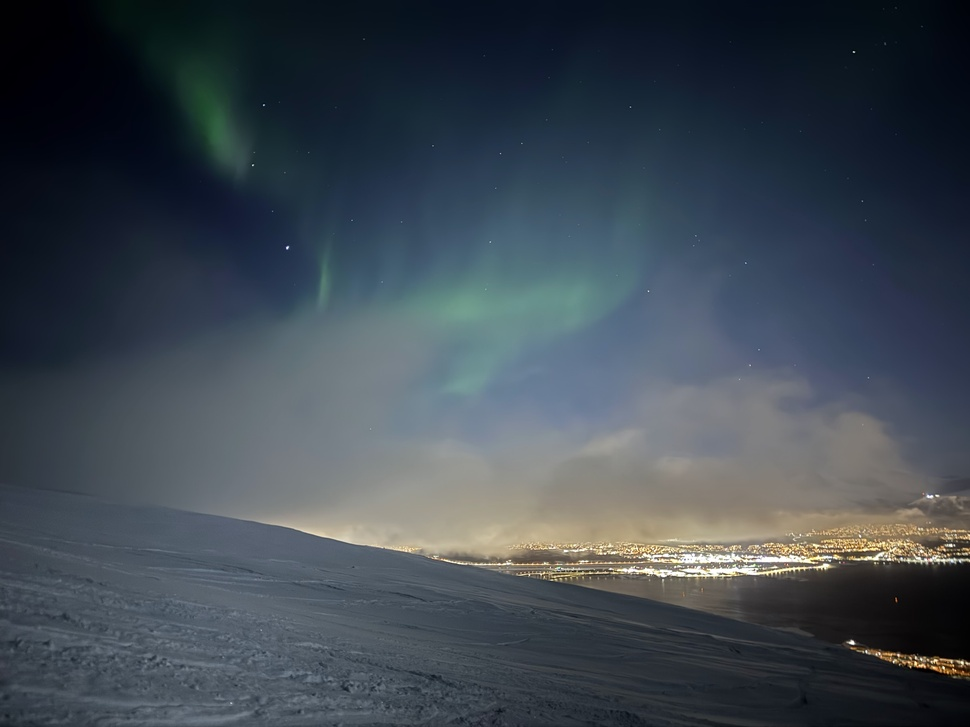
#> input picture calibration_images/IMG_5158.jpg, 970 x 727 px, shrunk from 3448 x 2586 before the run
$ python python_sep_detector.py ../calibration_images/IMG_5158.jpg
#> lines starting #> are read from the running program, lines starting #| are printed output that depends on the picture
#!/usr/bin/env python3
"""Offline report-only SEP comparison.

The browser GUI must not depend on Python or SEP. This helper is intentionally
used only by tools/star_detector_oracle_report.js for test report generation.
"""

import argparse
import json
import sys
import time

import numpy as np
from PIL import Image
import sep


def image_to_gray(filename):
#> called with filename = '../calibration_images/IMG_5158.jpg'
    image = Image.open(filename).convert("RGB")
#> image is the input picture: PIL image 970x727 RGB; mean R, G, B 62.8, 72.1, 81.1
    rgb = np.asarray(image, dtype=np.float32)
    return 0.2126 * rgb[:, :, 0] + 0.7152 * rgb[:, :, 1] + 0.0722 * rgb[:, :, 2]
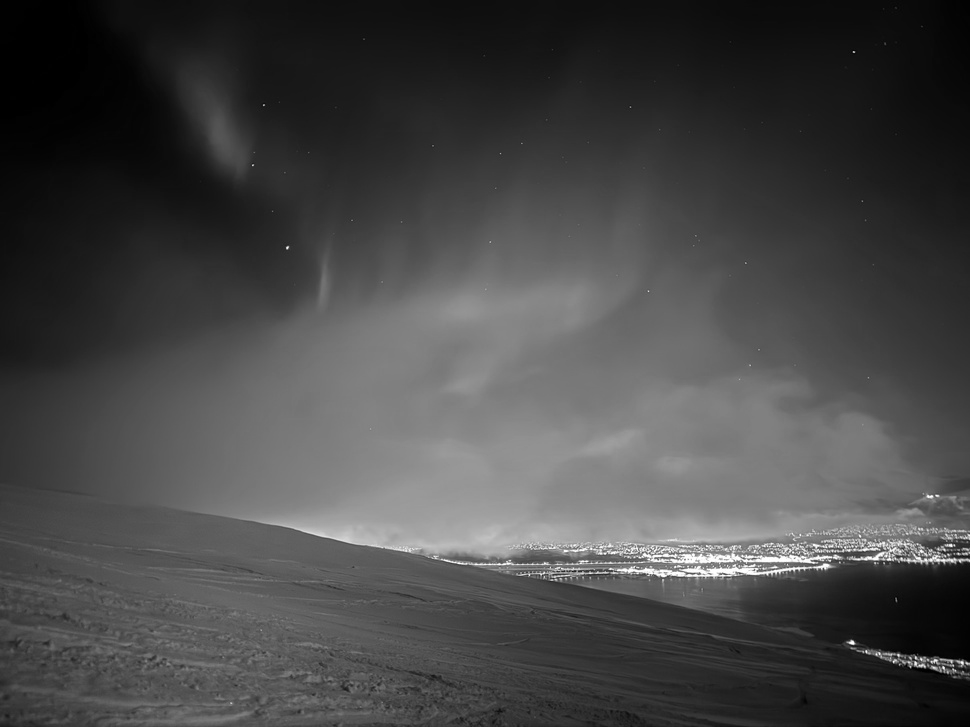
#> returned value: shape (727, 970) float32; min 0, max 255, mean 70.8


def finite_float(value, default=0.0):
    value = float(value)
    return value if np.isfinite(value) else default


def main():
    parser = argparse.ArgumentParser()
    parser.add_argument("image")
    parser.add_argument("--threshold", type=float, default=1.5)
    parser.add_argument("--max-detections", type=int, default=500)
    parser.add_argument("--min-area", type=int, default=1)
    parser.add_argument("--bw", type=int, default=64)
    parser.add_argument("--bh", type=int, default=64)
    parser.add_argument("--fw", type=int, default=3)
    parser.add_argument("--fh", type=int, default=3)
    parser.add_argument("--filter-type", choices=["conv", "matched"], default="matched")
    parser.add_argument("--deblend-cont", type=float, default=0.005)
    parser.add_argument("--sweep-json", default="")
    args = parser.parse_args()

    t0 = time.perf_counter()
    data = image_to_gray(args.image)
    data = np.ascontiguousarray(data.byteswap().newbyteorder() if data.dtype.byteorder == ">" else data)
    bkg = sep.Background(data, bw=args.bw, bh=args.bh, fw=args.fw, fh=args.fh)
    data_sub = data - bkg.back()
    rms = bkg.rms()

    if args.sweep_json:
        sweep_options = json.loads(args.sweep_json)
    else:
        sweep_options = [{
            "threshold": args.threshold,
            "maxDetections": args.max_detections,
            "minArea": args.min_area,
            "filterType": args.filter_type,
            "deblendCont": args.deblend_cont,
        }]

    results = []
    for option_index, option in enumerate(sweep_options):
        threshold = float(option.get("threshold", args.threshold))
        max_detections = int(option.get("maxDetections", args.max_detections))
        min_area = int(option.get("minArea", args.min_area))
        filter_type = option.get("filterType", args.filter_type)
        deblend_cont = float(option.get("deblendCont", args.deblend_cont))
        try:
            objects = sep.extract(
                data_sub,
                threshold,
                err=rms,
                minarea=min_area,
                filter_type=filter_type,
                deblend_cont=deblend_cont,
            )
        except Exception as exc:
            results.append({
                "status": (
                    f"Python SEP {sep.__version__}: failed; threshold {threshold}, "
                    f"filter {filter_type}, minarea {min_area}; {exc}"
                ),
                "detections": [],
                "objectCount": 0,
                "failed": True,
                "options": {
                    "threshold": threshold,
                    "maxDetections": max_detections,
                    "minArea": min_area,
                    "filterType": filter_type,
                    "deblendCont": deblend_cont,
                    "bw": args.bw,
                    "bh": args.bh,
                    "fw": args.fw,
                    "fh": args.fh,
                },
            })
            continue
        detections = []
        for index, obj in enumerate(objects):
            flux = finite_float(obj["flux"])
            peak = finite_float(obj["peak"])
            a = max(0.0, finite_float(obj["a"]))
            b = max(0.0, finite_float(obj["b"]))
            radius = float(np.sqrt(max(1e-6, a * b)))
            elongation = float(max(a, b) / max(1e-6, min(a, b))) if a > 0 and b > 0 else 1.0
            detections.append({
                "id": f"sep-{option_index}-{index}",
                "x": finite_float(obj["x"]),
                "y": finite_float(obj["y"]),
                "flux": flux,
                "peak": peak,
                "score": peak,
                "radius": radius,
                "elongation": elongation,
                "npix": int(obj["npix"]) if "npix" in objects.dtype.names else 0,
                "localSnr": peak,
                "globalSnr": peak,
            })
        detections.sort(key=lambda item: (item["peak"], item["flux"]), reverse=True)
        detections = detections[:max(0, max_detections)]
        results.append({
            "status": (
                f"Python SEP {sep.__version__}: {len(detections)} detections kept from "
                f"{len(objects)} objects; threshold {threshold}, filter {filter_type}, "
                f"minarea {min_area}; background global RMS {bkg.globalrms:.3f}"
            ),
            "detections": detections,
            "objectCount": int(len(objects)),
            "options": {
                "threshold": threshold,
                "maxDetections": max_detections,
                "minArea": min_area,
                "filterType": filter_type,
                "deblendCont": deblend_cont,
                "bw": args.bw,
                "bh": args.bh,
                "fw": args.fw,
                "fh": args.fh,
            },
        })

    elapsed_ms = int(round((time.perf_counter() - t0) * 1000.0))
    json.dump({
        "status": results[0]["status"] if results else "Python SEP produced no results",
        "elapsedMs": elapsed_ms,
        "detections": results[0]["detections"] if results else [],
        "sepVersion": sep.__version__,
        "backgroundGlobalRms": float(bkg.globalrms),
        "objectCount": results[0]["objectCount"] if results else 0,
        "options": vars(args),
        "results": results,
    }, sys.stdout)


if __name__ == "__main__":
    main()
#> (the call stopped at in main, `bkg = sep.Background(data, bw=args.bw, bh=args.bh, fw=args.fw, fh=args..`: sep is not available in this run)

$ run again, on calibration_images/IMG_5785.jpg
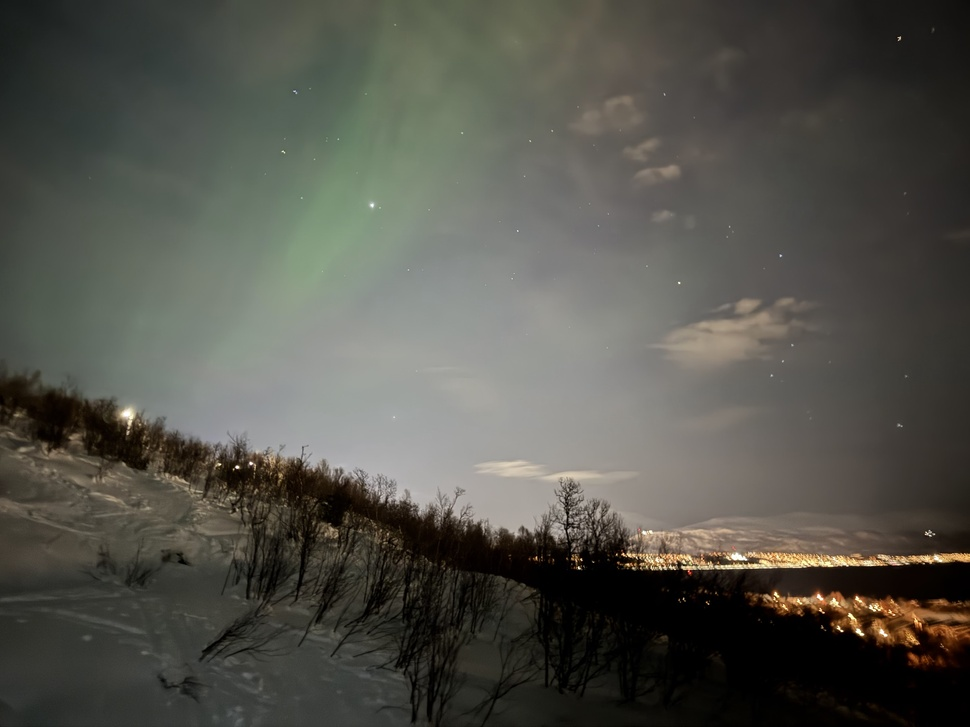
#> input picture calibration_images/IMG_5785.jpg, 970 x 727 px, shrunk from 3448 x 2586 before the run
#> in image_to_gray, image is the input picture: PIL image 970x727 RGB; mean R, G, B 83.2, 82.9, 75.4
#> in image_to_gray, `return 0.2126 * rgb[:, :, 0] + 0.7152 * rgb[:, :, 1] + 0.0722 * rgb[:,..`:
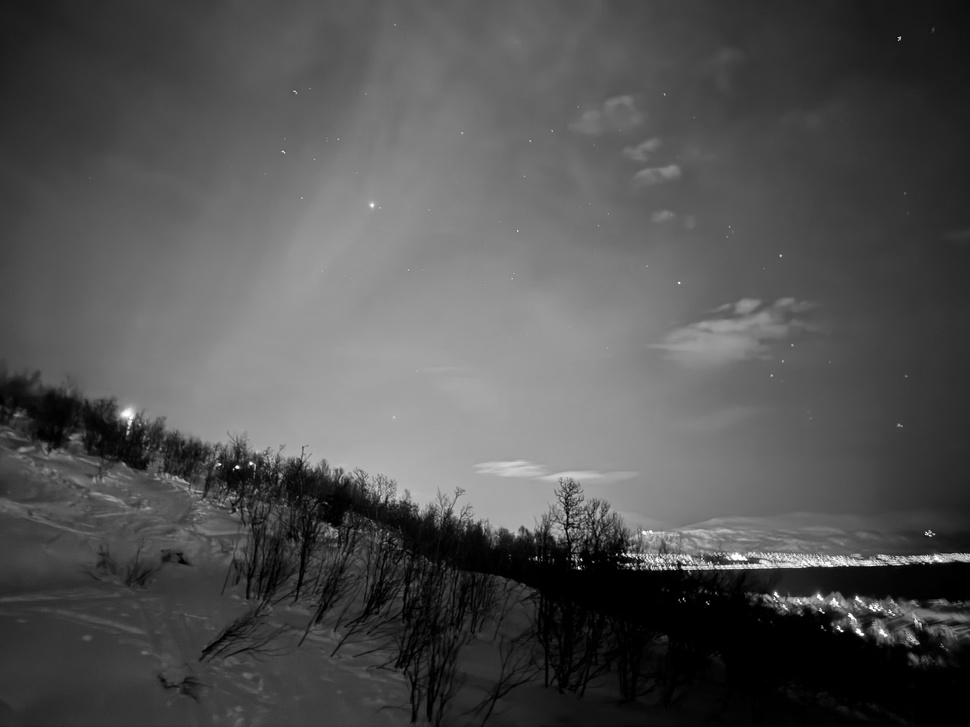
#> returned value: shape (727, 970) float32; min 0, max 254.6, mean 82.4

$ run again, on calibration_images/IMG_5795.jpg
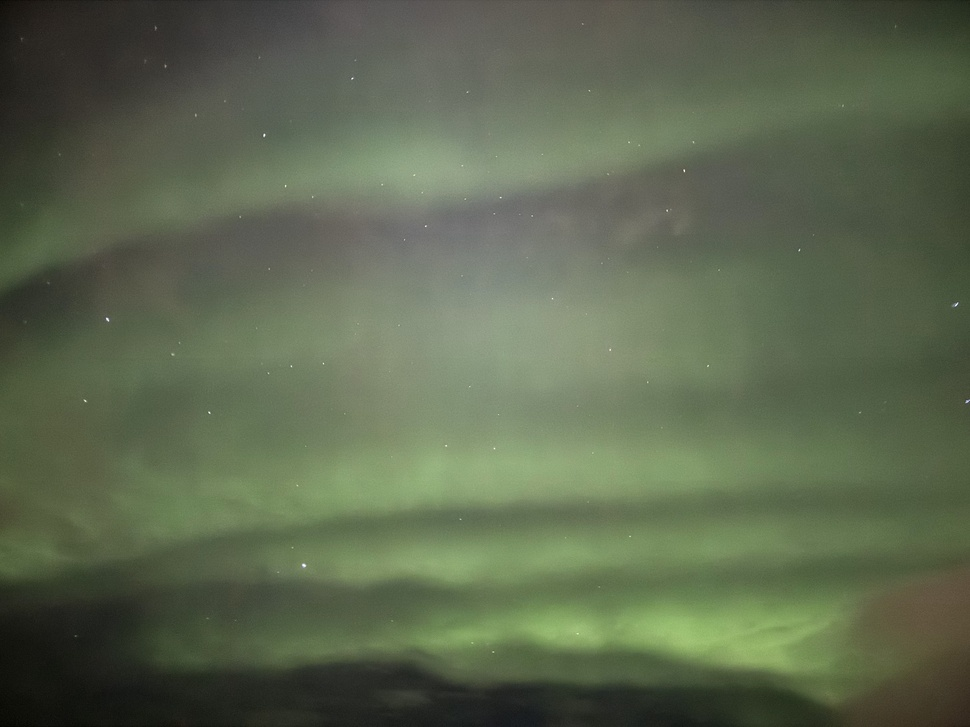
#> input picture calibration_images/IMG_5795.jpg, 970 x 727 px, shrunk from 3448 x 2586 before the run
#> in image_to_gray, image is the input picture: PIL image 970x727 RGB; mean R, G, B 92.7, 103.2, 79.2
#> in image_to_gray, `return 0.2126 * rgb[:, :, 0] + 0.7152 * rgb[:, :, 1] + 0.0722 * rgb[:,..`:
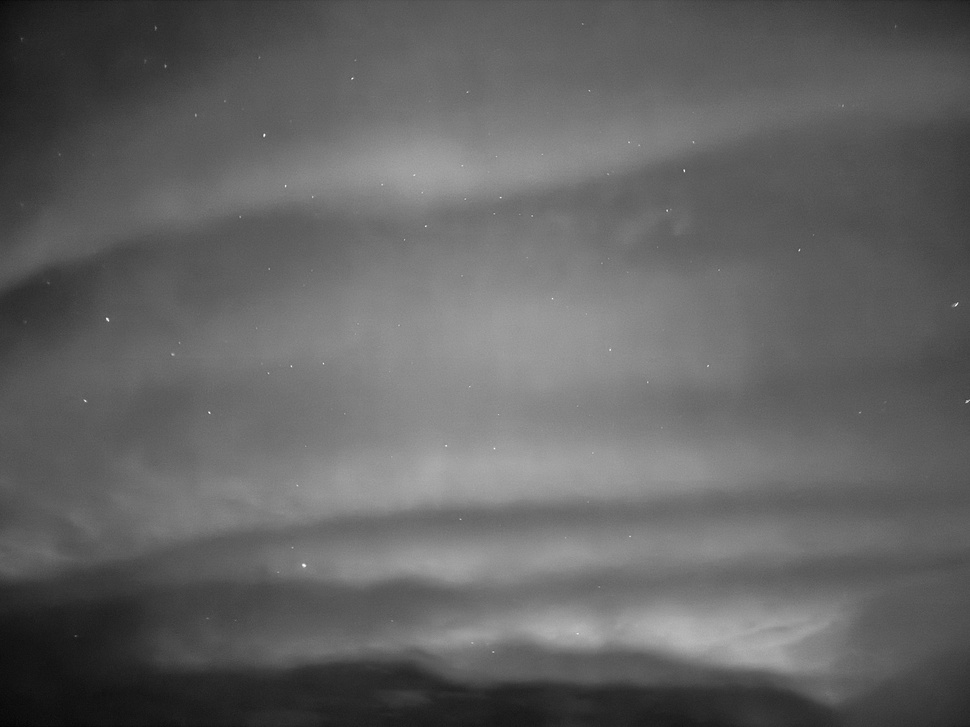
#> returned value: shape (727, 970) float32; min 3.5, max 254.8, mean 99.2
